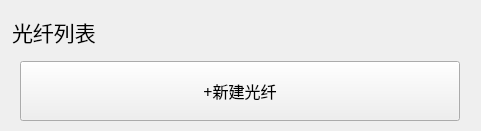
       <widget class="QWidget" name="widget_5" native="true">
        <property name="geometry">
         <rect>
          <x>0</x>
          <y>0</y>
          <width>481</width>
          <height>131</height>
         </rect>
        </property>
        <widget class="QPushButton" name="btnNewOptFiber">
         <property name="geometry">
          <rect>
           <x>20</x>
           <y>61</y>
           <width>440</width>
           <height>60</height>
          </rect>
         </property>
         <property name="font">
          <font>
           <family>微软雅黑 Light</family>
           <pointsize>12</pointsize>
          </font>
         </property>
         <property name="text">
          <string>+新建光纤</string>
         </property>
        </widget>
        <widget class="QComboBox" name="cmbDir">
         <property name="geometry">
          <rect>
           <x>1278</x>
           <y>19</y>
           <width>180</width>
           <height>32</height>
          </rect>
         </property>
         <property name="editable">
          <bool>false</bool>
         </property>
         <property name="currentText">
          <string>请选择视角</string>
         </property>
         <property name="currentIndex">
          <number>0</number>
         </property>
         <item>
          <property name="text">
           <string>请选择视角</string>
          </property>
         </item>
         <item>
          <property name="text">
           <string>一般视角</string>
          </property>
         </item>
         <item>
          <property name="text">
           <string>针道视角</string>
          </property>
         </item>
         <item>
          <property name="text">
           <string>手术视角</string>
          </property>
         </item>
        </widget>
        <widget class="QLabel" name="label_12">
         <property name="geometry">
          <rect>
           <x>12</x>
           <y>16</y>
           <width>88</width>
           <height>32</height>
          </rect>
         </property>
         <property name="font">
          <font>
           <pointsize>16</pointsize>
          </font>
         </property>
         <property name="text">
          <string>光纤列表</string>
         </property>
        </widget>
       </widget>
